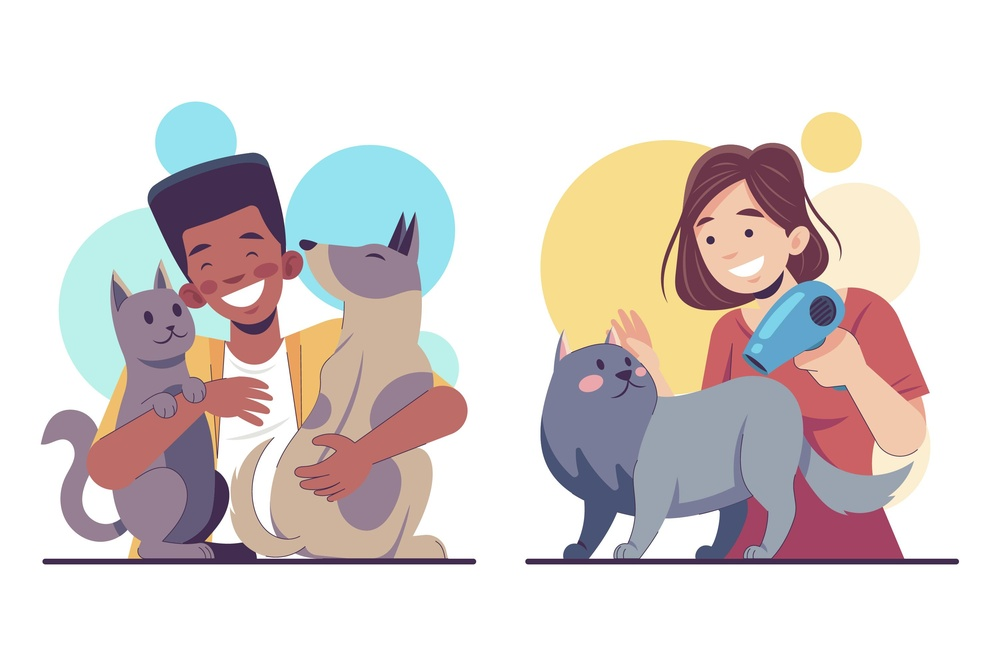
#> input picture assets/images/illusturations/illusturation_3.jpg, 1000 x 666 px, shrunk from 3001 x 2000 before the run, found by its file name
$ jupyter execute 'Edge_Detection(canny_model).ipynb'
#> lines starting #> are read from the running program, lines starting #| are printed output that depends on the picture; after the words box and inside, x2 and y2 are one past the last pixel; in counts of white or black regions, pixels touching at a corner belong together
<a href="https://colab.research.google.com/github/pankajseervi2604/BARKLY/blob/master/Edge_Detection(canny_model).ipynb" target="_parent"></a>

this code will dynamically access files and fetch the iamge

[cell 1]
from google.colab import files
import cv2
from matplotlib import pyplot as plt

uploaded = files.upload()
#> the answer given: illusturation_3.jpg
filename = next(iter(uploaded))
image = cv2.imread(filename)
#> image is the input picture: shape (666, 1000, 3); mean B, G, R 210, 211.9, 220.4
image_rgb = cv2.cvtColor(image,cv2.COLOR_BGR2RGB)
plt.imshow(image_rgb)
plt.axis('off')
plt.show()

convert image to grayscale using openCV libaray

[cell 2]
imag = cv2.imread(filename,0)
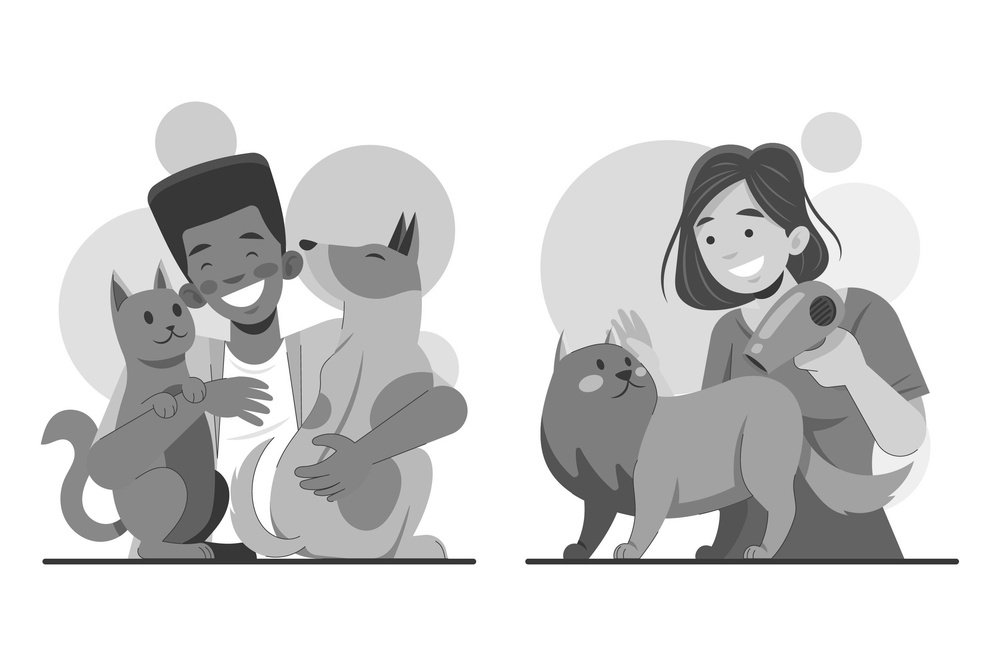
#> imag: shape (666, 1000); min 31, max 255, mean 214.3
# cmap should be explicitly defined gray
plt.imshow(imag, cmap = 'gray')
plt.axis('off')
plt.show()

Removing the noise from the grayscaled image

[cell 3]
blur_image = cv2.GaussianBlur(imag,(5,5),0)
plt.imshow(blur_image, cmap = 'gray')
plt.axis('off')
plt.show()

using canny model for edge detection

[cell 4]
t_lower = 50
t_upper = 50
canny_image = cv2.Canny(blur_image,t_lower,t_upper)
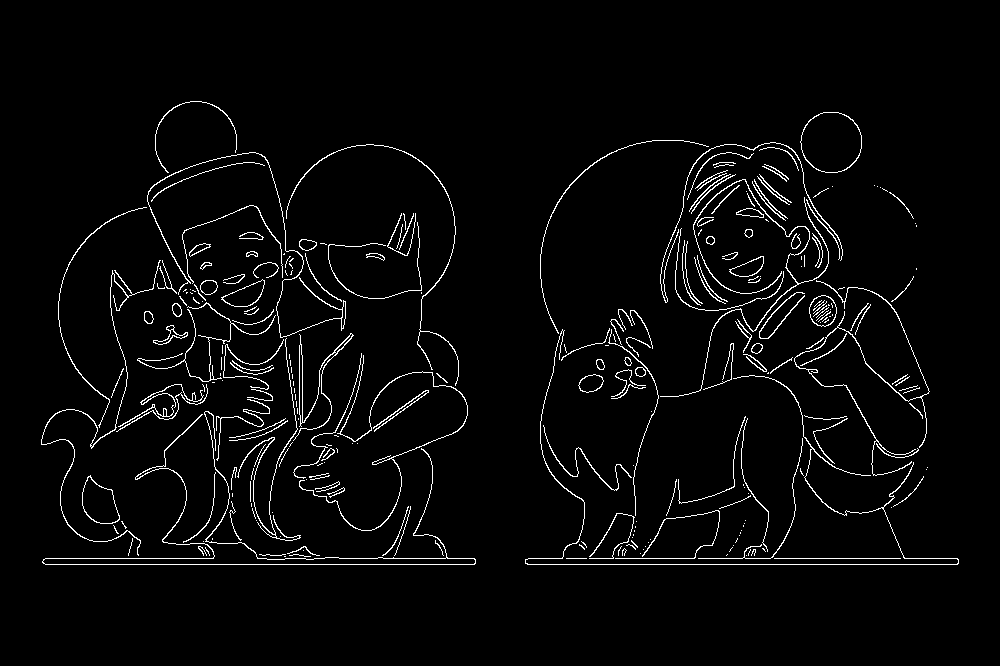
#> canny_image: shape (666, 1000); 3.1% white in thin lines or dots, all inside (x1, y1, x2, y2) = (41, 101, 959, 565)
plt.imshow(canny_image, cmap = 'gray')
plt.axis('off')
plt.show()

$ run again, on assets/images/illusturations/illusturation_5.jpg
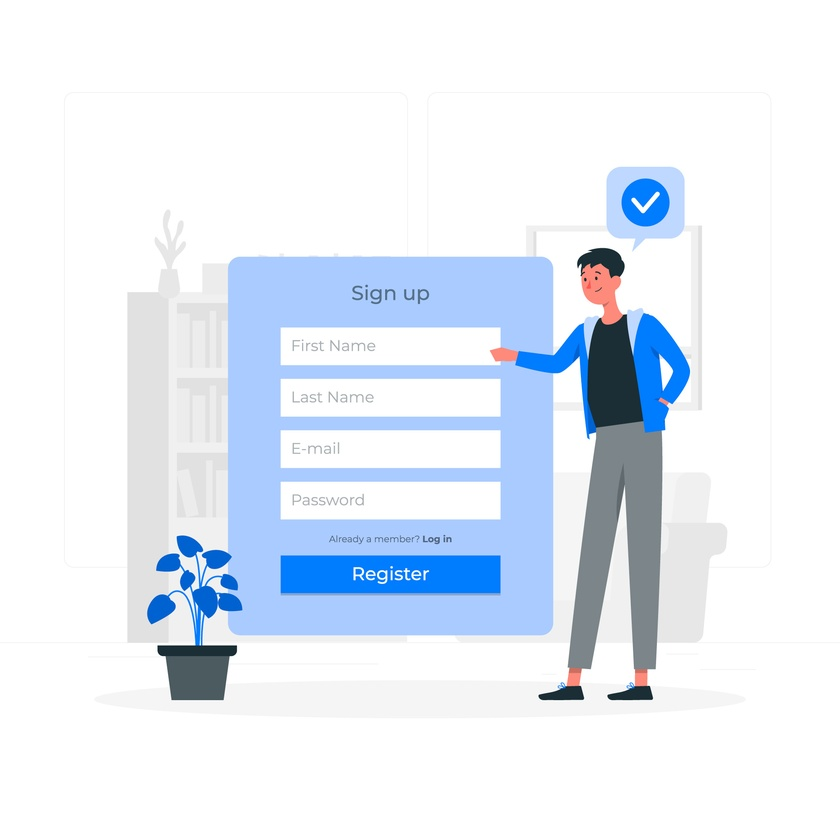
#> input picture assets/images/illusturations/illusturation_5.jpg, 840 x 840 px, shrunk from 2000 x 2000 before the run, found by its file name
#> image is the input picture: shape (840, 840, 3); mean B, G, R 246.7, 237.2, 229.9
#> `imag = cv2.imread(filename,0)`:
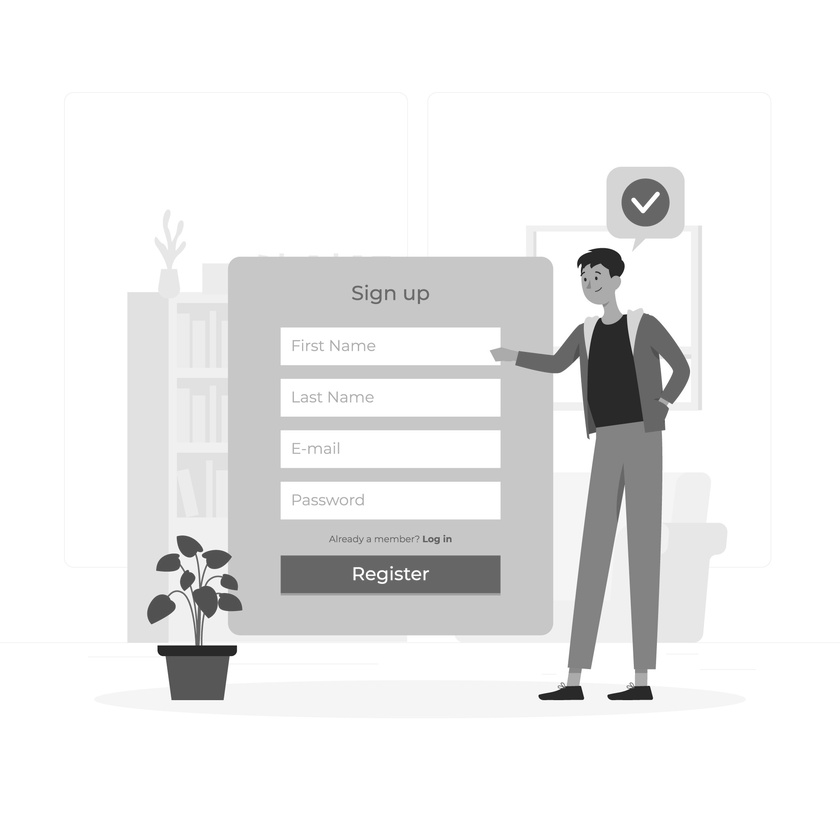
#> imag: shape (840, 840); min 11, max 255, mean 236.1
#> `canny_image = cv2.Canny(blur_image,t_lower,t_upper)`:
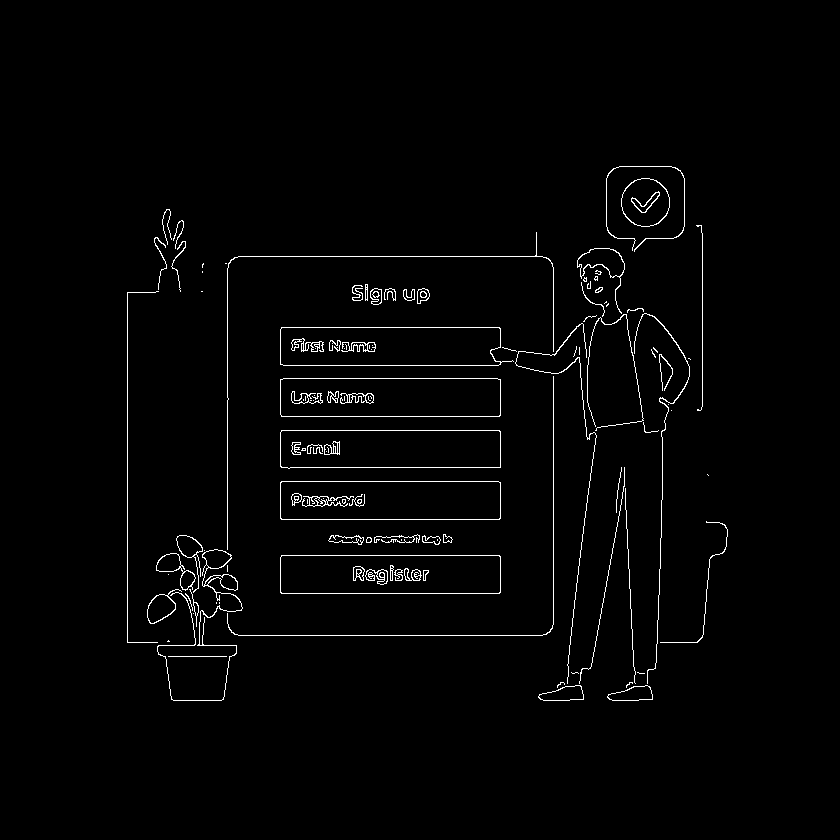
#> canny_image: shape (840, 840); 1.7% white in thin lines or dots, all inside (x1, y1, x2, y2) = (127, 166, 728, 701)

$ run again, on assets/images/illusturations/illusturation_6.jpg
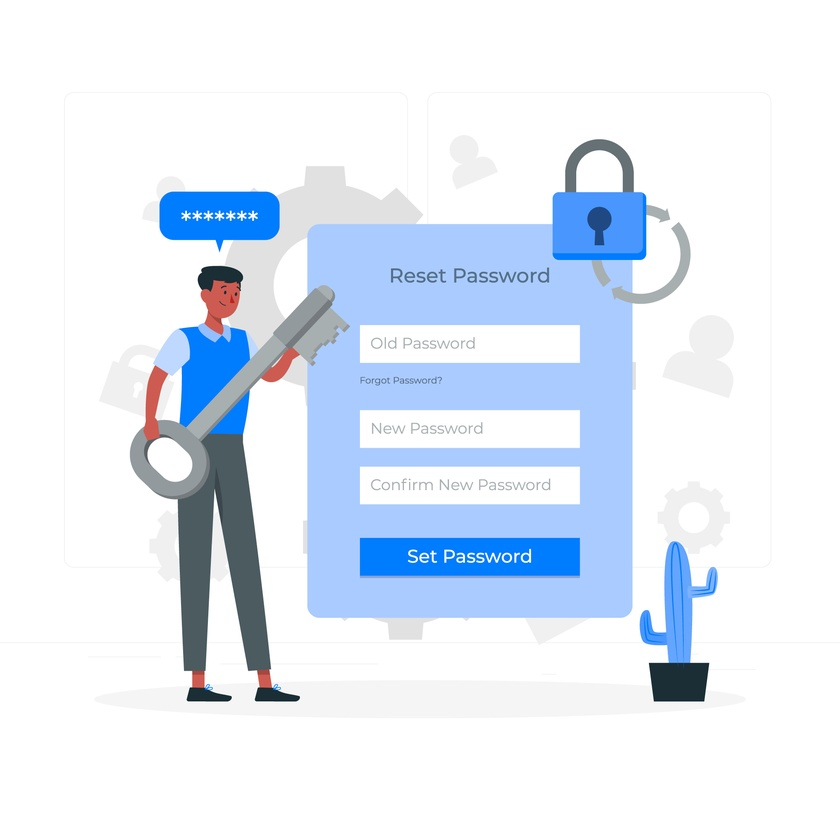
#> input picture assets/images/illusturations/illusturation_6.jpg, 840 x 840 px, shrunk from 2000 x 2000 before the run, found by its file name
#> image is the input picture: shape (840, 840, 3); mean B, G, R 246.7, 235.4, 226.9
#> `imag = cv2.imread(filename,0)`:
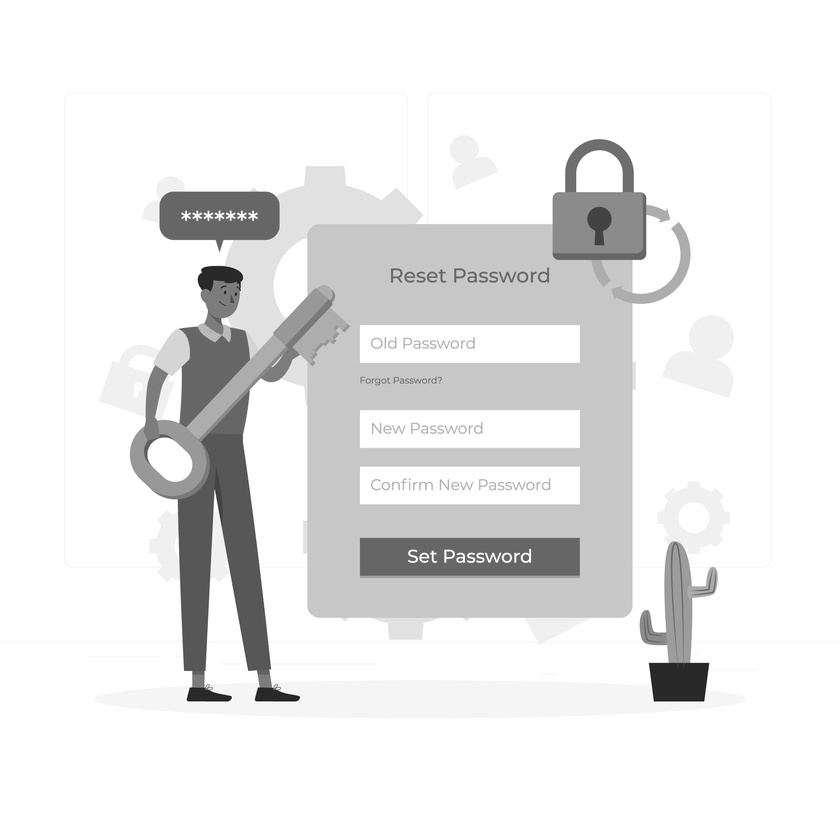
#> imag: shape (840, 840); min 14, max 255, mean 234.2
#> `canny_image = cv2.Canny(blur_image,t_lower,t_upper)`:
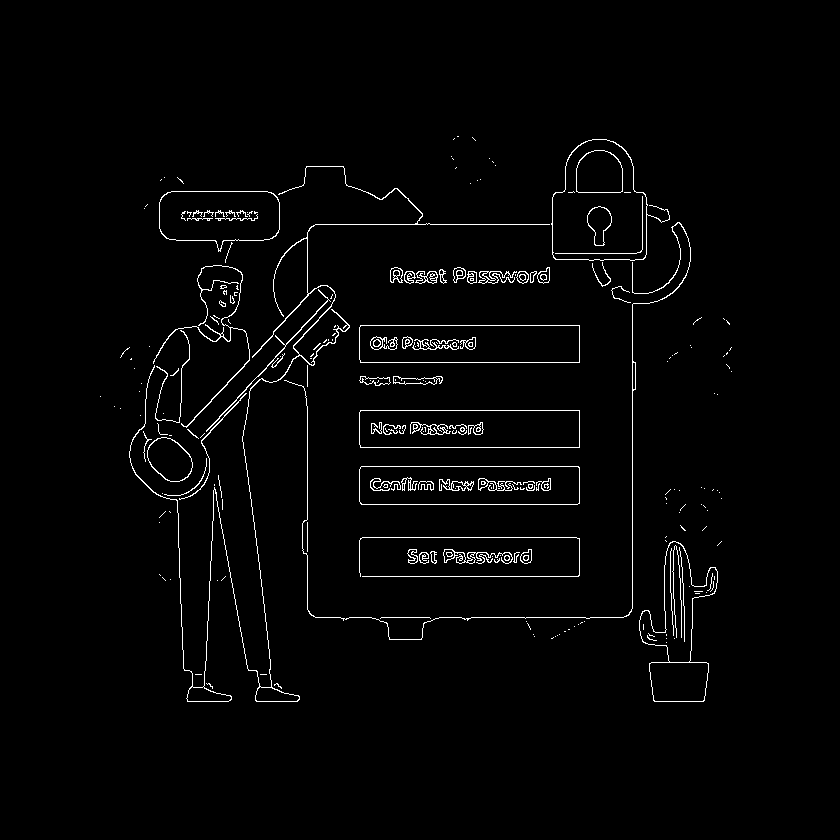
#> canny_image: shape (840, 840); 2% white in thin lines or dots, all inside (x1, y1, x2, y2) = (100, 136, 732, 702)

$ run again, on assets/images/illusturations/illusturation_1.png
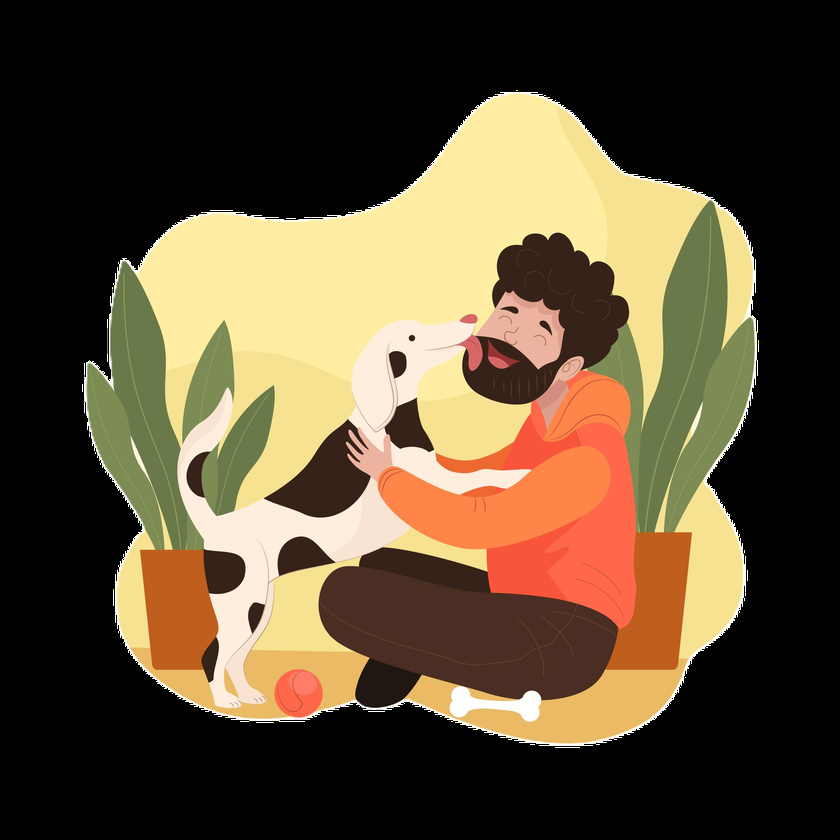
#> input picture assets/images/illusturations/illusturation_1.png, 840 x 840 px, shrunk from 2000 x 2000 before the run, found by its file name
#> image is the input picture: shape (840, 840, 3); mean B, G, R 52.9, 76.5, 92.3
#> `imag = cv2.imread(filename,0)`:
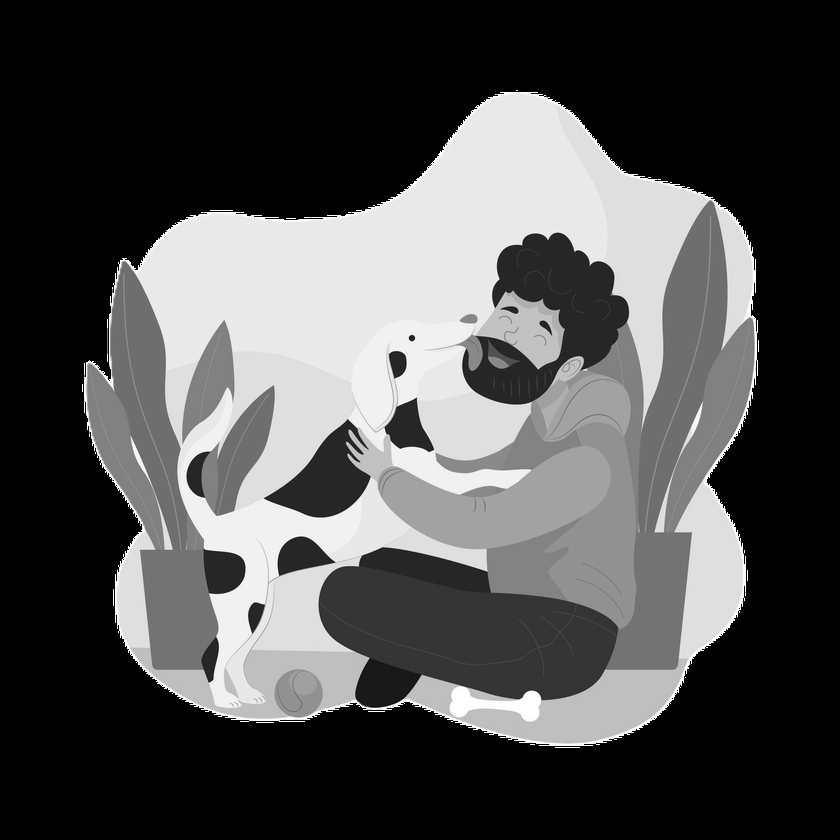
#> imag: shape (840, 840); min 0, max 255, mean 78.3
#> `canny_image = cv2.Canny(blur_image,t_lower,t_upper)`:
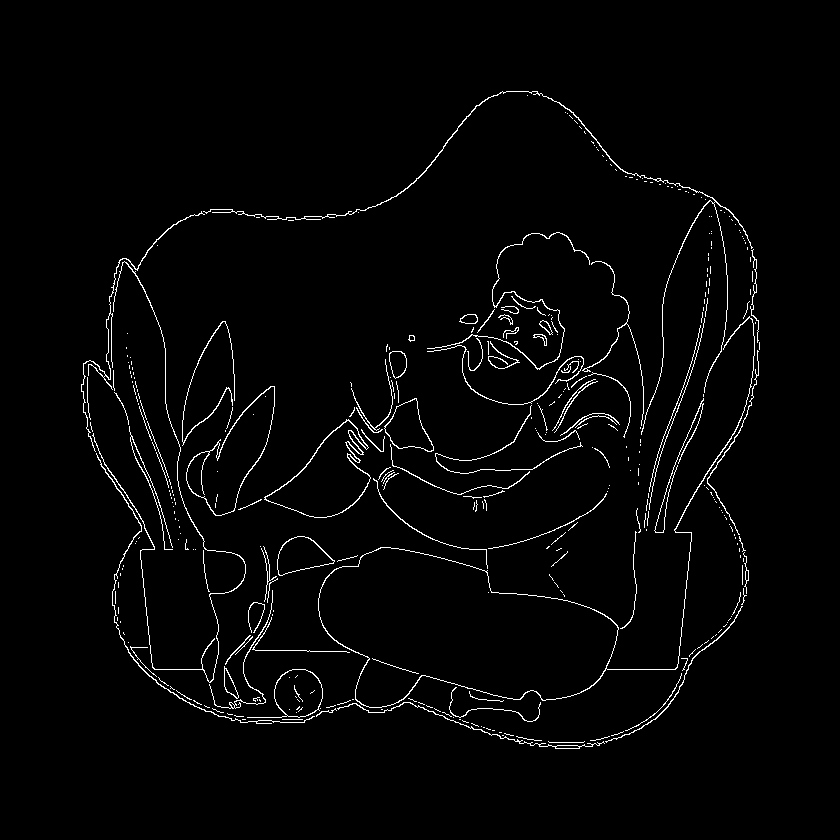
#> canny_image: shape (840, 840); 2.2% white in thin lines or dots, all inside (x1, y1, x2, y2) = (81, 91, 760, 749)
